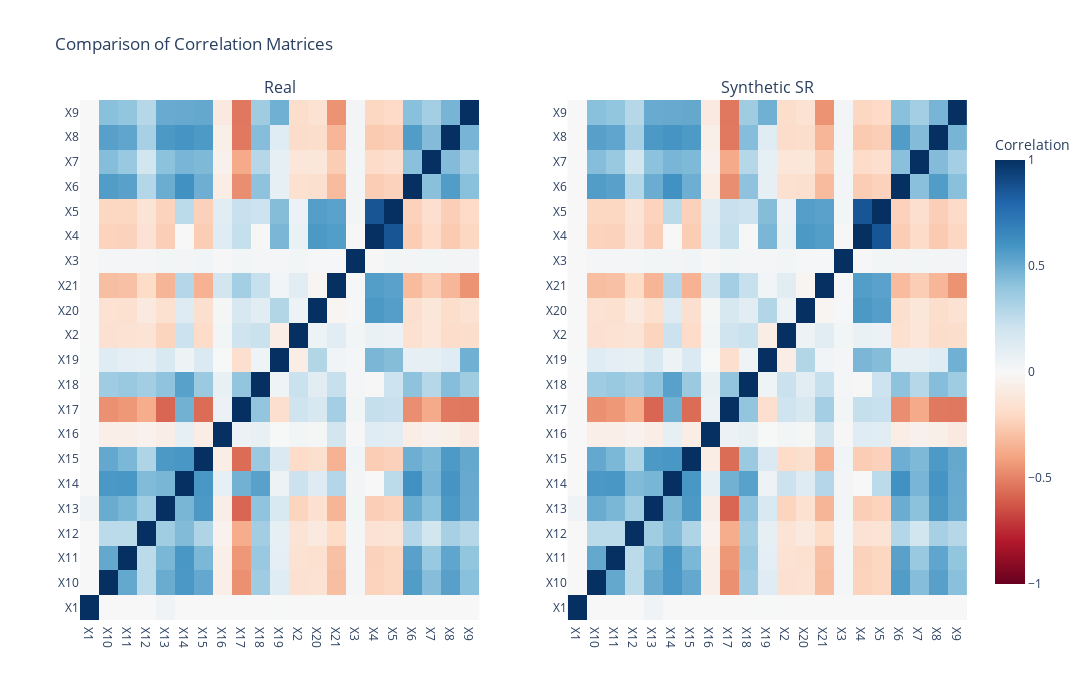

Notebook source saved alongside this figure:
### Code cell
plot_correlation_matrices(correlation_matrix, correlation_matrix_syn_sr, "Real", "Synthetic SR")

### Figure 1 — Plotly figure (JSON) as saved in the notebook; plotly's stock layout.template omitted (floating-point values rounded to 4 significant figures; data arrays with more than 128 entries replaced by an {"elided": "..."} marker saying what was removed)
{"data": [{"colorbar": {"len": 0.9, "title": {"text": "Correlation"}}, "colorscale": [[0, "rgb(103,0,31)"], [0.1, "rgb(178,24,43)"], [0.2, "rgb(214,96,77)"], [0.3, "rgb(244,165,130)"], [0.4, "rgb(253,219,199)"], [0.5, "rgb(247,247,247)"], [0.6, "rgb(209,229,240)"], [0.7, "rgb(146,197,222)"], [0.8, "rgb(67,147,195)"], [0.9, "rgb(33,102,172)"], [1, "rgb(5,48,97)"]], "hoverongaps": false, "hovertemplate": "X: %{x}<br>Y: %{y}<br>Corr: %{z:.2f}<extra></extra>", "type": "heatmap", "x": ["X1", "X10", "X11", "X12", "X13", "X14", "X15", "X16", "X17", "X18", "X19", "X2", "X20", "X21", "X3", "X4", "X5", "X6", "X7", "X8", "X9"], "xaxis": "x", "y": ["X1", "X10", "X11", "X12", "X13", "X14", "X15", "X16", "X17", "X18", "X19", "X2", "X20", "X21", "X3", "X4", "X5", "X6", "X7", "X8", "X9"], "yaxis": "y", "z": {"elided": "21x21 float values"}, "zmax": 1, "zmin": -1}, {"colorscale": [[0, "rgb(103,0,31)"], [0.1, "rgb(178,24,43)"], [0.2, "rgb(214,96,77)"], [0.3, "rgb(244,165,130)"], [0.4, "rgb(253,219,199)"], [0.5, "rgb(247,247,247)"], [0.6, "rgb(209,229,240)"], [0.7, "rgb(146,197,222)"], [0.8, "rgb(67,147,195)"], [0.9, "rgb(33,102,172)"], [1, "rgb(5,48,97)"]], "hoverongaps": false, "hovertemplate": "X: %{x}<br>Y: %{y}<br>Corr: %{z:.2f}<extra></extra>", "showscale": false, "type": "heatmap", "x": ["X1", "X10", "X11", "X12", "X13", "X14", "X15", "X16", "X17", "X18", "X19", "X2", "X20", "X21", "X3", "X4", "X5", "X6", "X7", "X8", "X9"], "xaxis": "x2", "y": ["X1", "X10", "X11", "X12", "X13", "X14", "X15", "X16", "X17", "X18", "X19", "X2", "X20", "X21", "X3", "X4", "X5", "X6", "X7", "X8", "X9"], "yaxis": "y2", "z": {"elided": "21x21 float values"}, "zmax": 1, "zmin": -1}], "layout": {"annotations": [{"font": {"size": 16}, "showarrow": false, "text": "Real", "x": 0.225, "xanchor": "center", "xref": "paper", "y": 1, "yanchor": "bottom", "yref": "paper"}, {"font": {"size": 16}, "showarrow": false, "text": "Synthetic SR", "x": 0.775, "xanchor": "center", "xref": "paper", "y": 1, "yanchor": "bottom", "yref": "paper"}], "height": 700, "showlegend": false, "title": {"text": "Comparison of Correlation Matrices"}, "width": 1200, "xaxis": {"anchor": "y", "domain": [0, 0.45]}, "xaxis2": {"anchor": "y2", "domain": [0.55, 1]}, "yaxis": {"anchor": "x", "domain": [0, 1]}, "yaxis2": {"anchor": "x2", "domain": [0, 1]}}}
